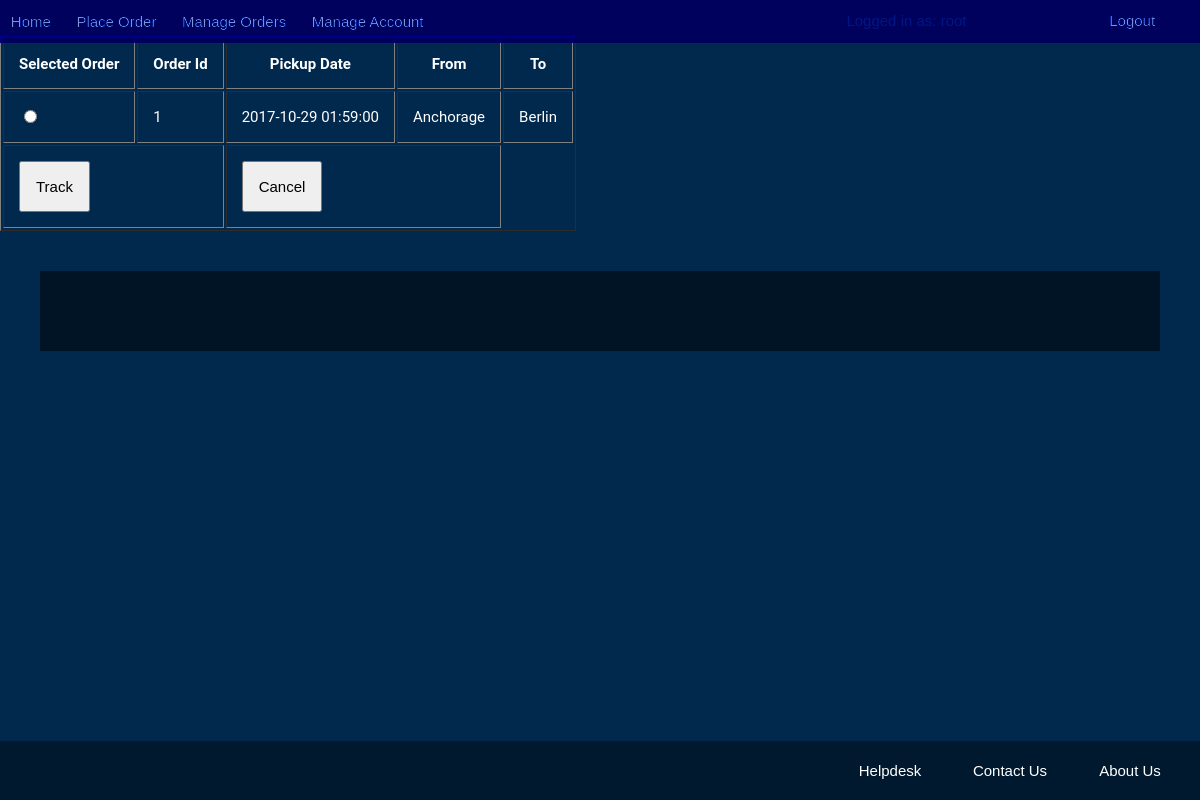
/HTML/myorder.php (signed in), run on an earlier commit of the app's database.
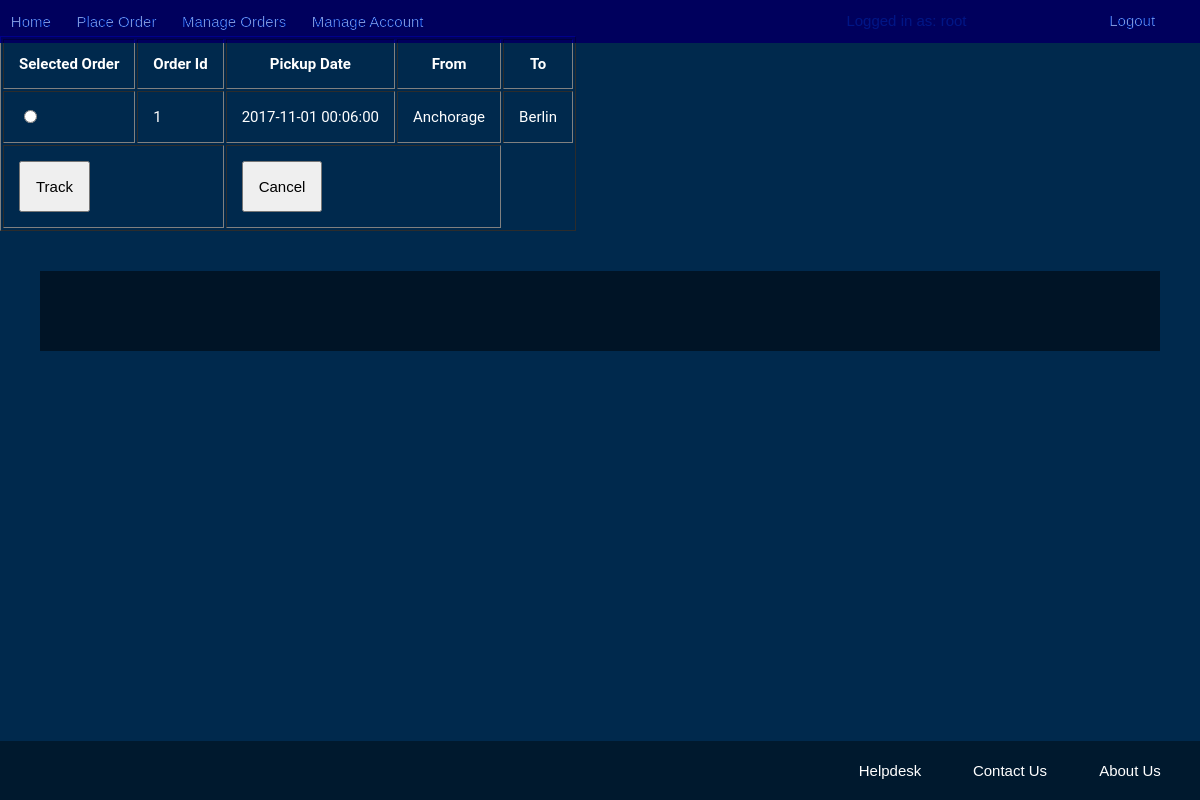
And on a later commit of the database.
### tables this page shows
CREATE TABLE `ordertb` (
  `orderid` varchar(20) NOT NULL,
  `ordertime` timestamp NOT NULL DEFAULT CURRENT_TIMESTAMP,
  `custname` varchar(20) NOT NULL,
  `pickupdt` datetime NOT NULL,
  `content` varchar(30) NOT NULL,
  `weight` int(3) NOT NULL,
  `quantity` int(2) NOT NULL,
  `method` varchar(4) NOT NULL
);

CREATE TABLE `orderaddr` (
  `orderid` varchar(20) NOT NULL,
  `fromname` varchar(30) NOT NULL,
  `frommobno` int(10) NOT NULL,
  `fromemail` varchar(50) NOT NULL,
  `fromaddr` varchar(100) NOT NULL,
  `fromlandmark` varchar(30) NOT NULL,
  `fromcity` varchar(30) NOT NULL,
  `frompincode` int(10) NOT NULL,
  `toname` varchar(30) NOT NULL,
  `tomobno` int(10) NOT NULL,
  `toemail` varchar(50) NOT NULL,
  `toaddr` varchar(100) NOT NULL,
  `tolandmark` varchar(30) NOT NULL,
  `tocity` varchar(30) NOT NULL,
  `topincode` int(10) NOT NULL
);

### HTML/myorder.php (the view, shortened to what this page needs)
<!DOCTYPE html>
<html lang="en">
<head>
	<head>
		<link rel="stylesheet" href="../CSS/topbar.css">
		<link rel="stylesheet" href="../CSS/footer.css">
		<link rel="stylesheet" href="../CSS/myordermyaccount.css">
	</head>
</head>
<body id="myorderbody">
	<form action="<?php echo $_SERVER['PHP_SELF']; ?>" method="post">
	<?php
	include'topbar.php';
	$err='';
	$server = "localhost";
	$username = "root";
	$password = "";
	$dbname = "Boxitdb";
	$a=$_SESSION['uname'];
	$conn = new mysqli($server, $username, $password, $dbname) or die("Error Connecting to the server.");
	$q = "SELECT orderid,pickupdt FROM ORDERTB WHERE custname = '$a'";
	$result=$conn->query($q) or die("Error connecting to the Order table of database");
	if($result->num_rows == 0){
		$err = "No Orders have been placed by you";
	}
	else{
		echo("<table border='1px' id='ordertable'><tr><th>Selected Order</th><th>Order Id</th><th>Pickup Date</th><th>From</th><th>To</th></tr>");
		while($row = $result->fetch_assoc())
		{
			$b=$row['orderid'];
			$q1="SELECT fromcity,tocity FROM ORDERADDR WHERE orderid='$b'";
			$result1=$conn->query($q1) or die('Error connecting to the Orderaddr table of the database.');
			$row1=$result1->fetch_assoc();
			echo "<tr>";
			echo "<td> <input type='radio' name='selorderid' value='$b' /> </td>";
			echo "<td>".$row['orderid']."</td>";
			echo "<td>".$row['pickupdt']."</td>";
			echo "<td>".$row1['fromcity']."</td>";
			echo "<td>".$row1['tocity']."</td>";
			echo"</tr>";
		}
		echo "<tr>";
		echo "<td colspan='2'> <input type='submit' value='Track' name='track'> </td>";
		echo "<td colspan='2'> <input type='submit' value='Cancel' name='cancel'> </td>";
		echo "</tr>";
		echo("</table>");
	}
	?>
	</form>
	<div id="error" ><?php echo($err); $err='';?></div>
	<?php include "footer.php" ?>
</body>
</html>

What changed in the data, as far as the page shows it:
changed ordertb "Anchorage": pickupdt "2017-10-29 01:59:00" → "2017-11-01 00:06:00"
